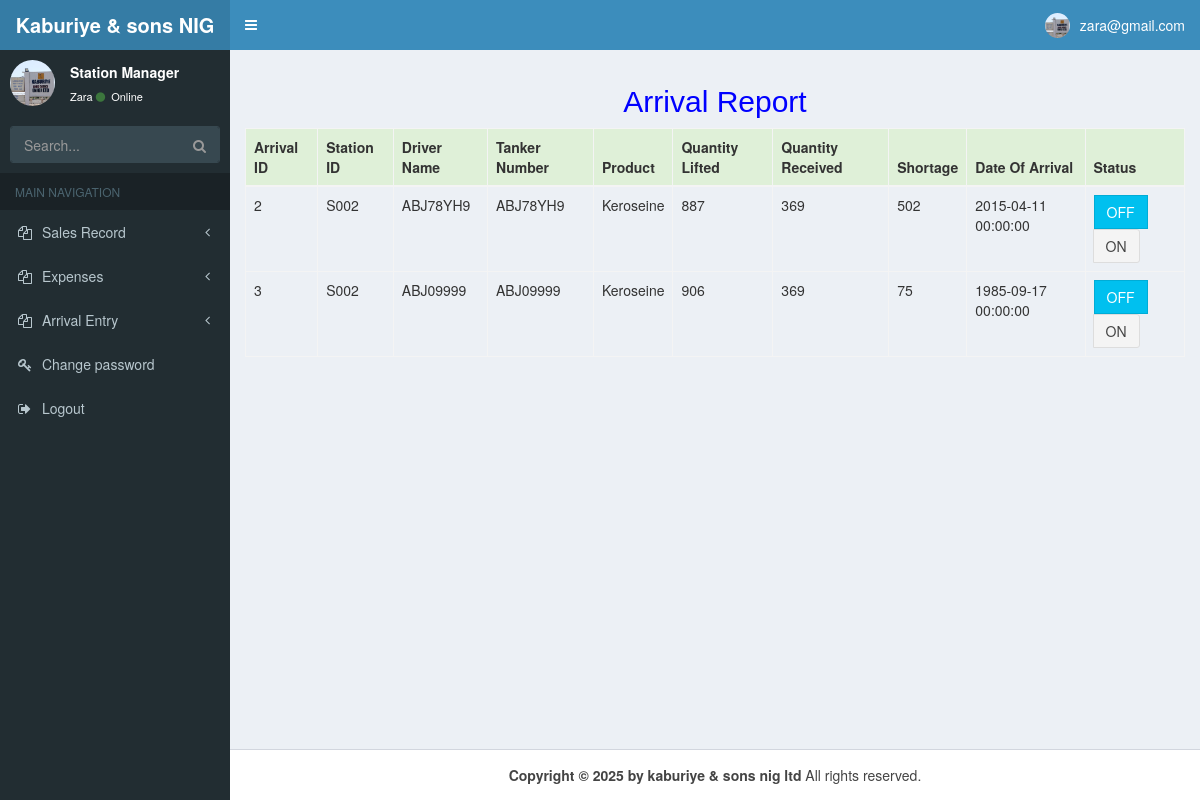
The page /station_arrival_report.php (signed in) on the database as committed earlier.
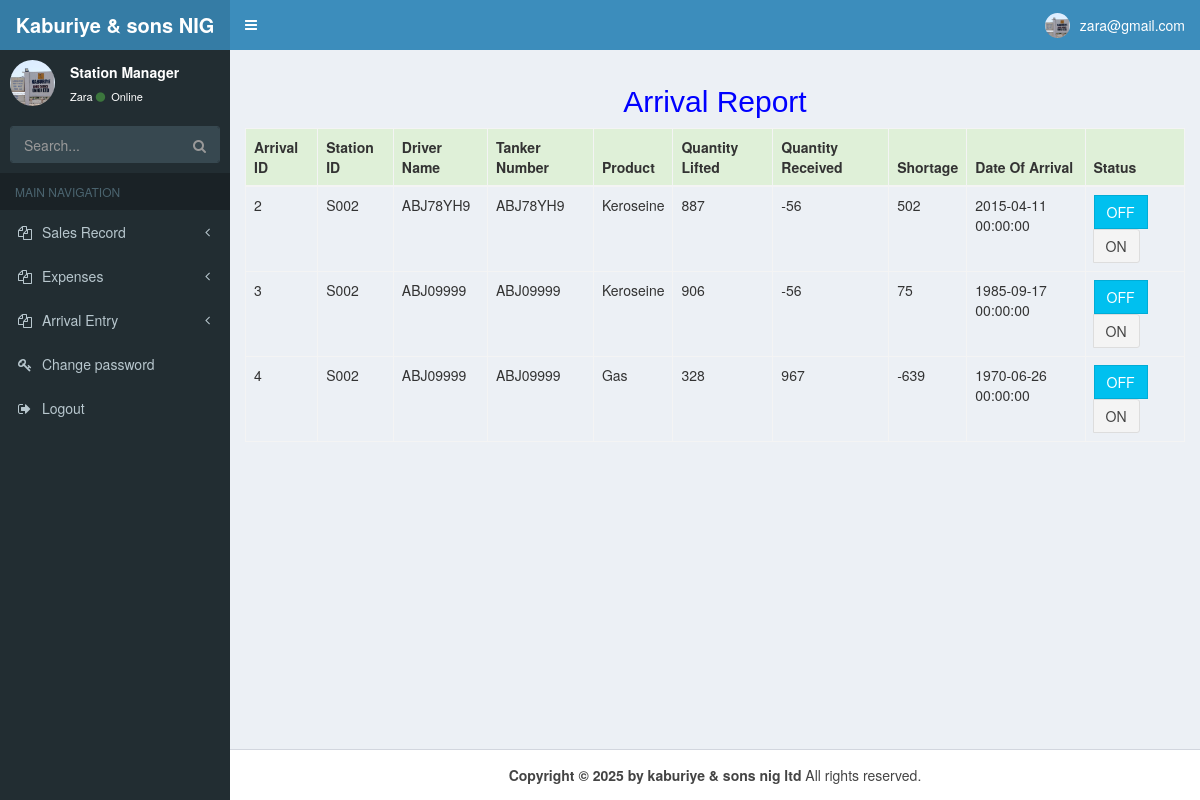
The same page on the database as committed later.
### tables this page shows
CREATE TABLE `arrival_entries` (
  `entry_id` int(11) NOT NULL,
  `quantity_received` int(11) NOT NULL,
  `quantitylifted` int(11) NOT NULL,
  `station_id` varchar(11) NOT NULL,
  `status` enum('Active','Inactive') NOT NULL,
  `dateofentry` datetime NOT NULL,
  `product` varchar(100) NOT NULL,
  `tanker` varchar(100) NOT NULL,
  `shortage` int(11) NOT NULL,
  `driver_name` varchar(100) NOT NULL
);

### station_arrival_report.php (the view, shortened to what the changed rows need)
<?php
$user = $_SESSION['station']['station_id'];
?>
<!DOCTYPE html>
<html>
<head>
  <link rel="stylesheet" href="css/bootstrap.min.css">
  <link rel="stylesheet" href="css/font-awesome.min.css">
  <link rel="stylesheet" href="css/ionicons.min.css">
  <link rel="stylesheet" href="css/AdminLTE.min.css">
  <link rel="stylesheet" href="css/_all-skins.min.css">
</head>
<body class="hold-transition skin-blue sidebar-mini">
  <div class="wrapper">
    <div class="content-wrapper">
      <section class="content">
        <h2 align="center" style="color:blue;"> Arrival Report</h2>
        <div class="table-responsive">
          <table class="table table-bordered table-hover">
            <thead>
              <tr class="success">
                <th> Arrival ID </th>
                <th> Station ID </th>
                <th> Driver Name </th>
                <th>Tanker Number</th>
                <th>Product</th>
                <th>Quantity Lifted</th>
                <th>Quantity Received </th>
                <th>Shortage </th>
                <th>Date Of Arrival </th>
                <th>Status</th>
              </tr>
            </thead>
            <?php
            require __DIR__ . "/config/database.php";
            $getRecords_string = "SELECT * from arrival_entries where station_id='$user'";
            $getRecord = mysqli_query($conn, $getRecords_string);
            $num_of_record = mysqli_num_rows($getRecord);
            if ($num_of_record > 0) {
              while ($record = mysqli_fetch_array($getRecord)) {
                echo '<tr>';
                echo "<td class=''>$record[entry_id]</td>";
                echo "<td class=''>$record[station_id]</td>";
                echo "<td class=''>$record[driver_name]</td>";
                echo "<td class=''>$record[tanker]</td>";
                echo "<td class=''>$record[product]</td>";
                echo "<td class=''>$record[quantitylifted]</td>";
                echo "<td class=''>$record[quantity_received]</td>";
                echo "<td class=''>$record[shortage]</td>";
                echo "<td class=''>$record[dateofentry]</td>";
                echo '<td class="">
 <div class="btn-group toggle-switch">
                    <input type="checkbox" style="display: none;" class="check"/>
                    <button type="button" class="btn btn-info locked-active">OFF</button>
                    <button type="button" class="btn btn-default unlocked-inactive">ON</button>
                </div></td>';
                echo '</tr>';
              }
            } else {
              echo "<h5>Loading..........</h5>";
            }
            ?>
          </table>
        </div>
      </section>
    </div>
  </div>
</body>
</html>

Rows that differ between the two databases and show on the page:
changed arrival_entries "ABJ78YH9": quantity_received "369" → "-56"
changed arrival_entries id 3: quantity_received "369" → "-56"
added arrival_entries: entry_id "4", station "S002", driver_name "ABJ09999", tanker "ABJ09999", product "Gas", quantitylifted "328", quantity_received "967", shortage "-639", dateofentry "1970-06-26 00:00:00"
